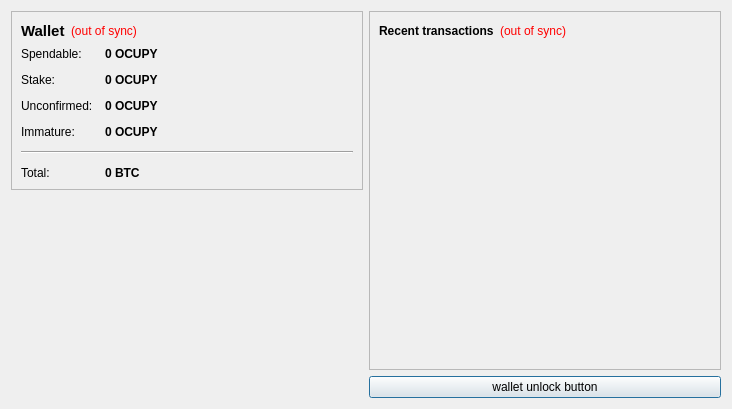
<?xml version="1.0" encoding="UTF-8"?>
<ui version="4.0">
 <class>OverviewPage</class>
 <widget class="QWidget" name="OverviewPage">
  <property name="geometry">
   <rect>
    <x>0</x>
    <y>0</y>
    <width>732</width>
    <height>409</height>
   </rect>
  </property>
  <property name="windowTitle">
   <string>Form</string>
  </property>
  <layout class="QHBoxLayout" name="horizontalLayout" stretch="0,0">
   <item>
    <layout class="QVBoxLayout" name="verticalLayout_2">
     <item>
      <widget class="QFrame" name="frame">
       <property name="frameShape">
        <enum>QFrame::StyledPanel</enum>
       </property>
       <property name="frameShadow">
        <enum>QFrame::Raised</enum>
       </property>
       <layout class="QVBoxLayout" name="verticalLayout_4">
        <item>
         <layout class="QHBoxLayout" name="horizontalLayout_4">
          <item>
           <widget class="QLabel" name="label_5">
            <property name="font">
             <font>
              <pointsize>11</pointsize>
              <weight>75</weight>
              <bold>true</bold>
             </font>
            </property>
            <property name="text">
             <string>Wallet</string>
            </property>
           </widget>
          </item>
          <item>
           <widget class="QLabel" name="labelWalletStatus">
            <property name="toolTip">
             <string>The displayed information may be out of date. Your wallet automatically synchronizes with the ocupy network after a connection is established, but this process has not completed yet.</string>
            </property>
            <property name="styleSheet">
             <string notr="true">QLabel { color: red; }</string>
            </property>
            <property name="text">
             <string notr="true">(out of sync)</string>
            </property>
            <property name="alignment">
             <set>Qt::AlignLeading|Qt::AlignLeft|Qt::AlignVCenter</set>
            </property>
           </widget>
          </item>
          <item>
           <spacer name="horizontalSpacer_2">
            <property name="orientation">
             <enum>Qt::Horizontal</enum>
            </property>
            <property name="sizeHint" stdset="0">
             <size>
              <width>40</width>
              <height>20</height>
             </size>
            </property>
           </spacer>
          </item>
         </layout>
        </item>
        <item>
         <layout class="QFormLayout" name="formLayout_2">
          <property name="fieldGrowthPolicy">
           <enum>QFormLayout::AllNonFixedFieldsGrow</enum>
          </property>
          <property name="horizontalSpacing">
           <number>12</number>
          </property>
          <property name="verticalSpacing">
           <number>12</number>
          </property>
          <item row="0" column="0">
           <widget class="QLabel" name="label">
            <property name="text">
             <string>Spendable:</string>
            </property>
           </widget>
          </item>
          <item row="0" column="1">
           <widget class="QLabel" name="labelBalance">
            <property name="font">
             <font>
              <weight>75</weight>
              <bold>true</bold>
             </font>
            </property>
            <property name="cursor">
             <cursorShape>IBeamCursor</cursorShape>
            </property>
            <property name="toolTip">
             <string>Your current spendable balance</string>
            </property>
            <property name="text">
             <string notr="true">0 OCUPY</string>
            </property>
            <property name="textInteractionFlags">
             <set>Qt::LinksAccessibleByMouse|Qt::TextSelectableByKeyboard|Qt::TextSelectableByMouse</set>
            </property>
           </widget>
          </item>
          <item row="1" column="0">
           <widget class="QLabel" name="label_6">
            <property name="text">
             <string>Stake:</string>
            </property>
           </widget>
          </item>
          <item row="1" column="1">
           <widget class="QLabel" name="labelStake">
            <property name="font">
             <font>
              <weight>75</weight>
              <bold>true</bold>
             </font>
            </property>
            <property name="cursor">
             <cursorShape>IBeamCursor</cursorShape>
            </property>
            <property name="toolTip">
             <string>Total of coins that was staked, and do not yet count toward the current balance</string>
            </property>
            <property name="text">
             <string notr="true">0 OCUPY</string>
            </property>
            <property name="textInteractionFlags">
             <set>Qt::LinksAccessibleByMouse|Qt::TextSelectableByKeyboard|Qt::TextSelectableByMouse</set>
            </property>
           </widget>
          </item>
          <item row="2" column="0">
           <widget class="QLabel" name="label_3">
            <property name="text">
             <string>Unconfirmed:</string>
            </property>
           </widget>
          </item>
          <item row="2" column="1">
           <widget class="QLabel" name="labelUnconfirmed">
            <property name="font">
             <font>
              <weight>75</weight>
              <bold>true</bold>
             </font>
            </property>
            <property name="cursor">
             <cursorShape>IBeamCursor</cursorShape>
            </property>
            <property name="toolTip">
             <string>Total of transactions that have yet to be confirmed, and do not yet count toward the current balance</string>
            </property>
            <property name="text">
             <string notr="true">0 OCUPY</string>
            </property>
            <property name="textInteractionFlags">
             <set>Qt::LinksAccessibleByMouse|Qt::TextSelectableByKeyboard|Qt::TextSelectableByMouse</set>
            </property>
           </widget>
          </item>
          <item row="3" column="0">
           <widget class="QLabel" name="labelImmatureText">
            <property name="text">
             <string>Immature:</string>
            </property>
           </widget>
          </item>
          <item row="3" column="1">
           <widget class="QLabel" name="labelImmature">
            <property name="font">
             <font>
              <weight>75</weight>
              <bold>true</bold>
             </font>
            </property>
            <property name="toolTip">
             <string>Mined balance that has not yet matured</string>
            </property>
            <property name="text">
             <string notr="true">0 OCUPY</string>
            </property>
            <property name="textInteractionFlags">
             <set>Qt::LinksAccessibleByMouse|Qt::TextSelectableByKeyboard|Qt::TextSelectableByMouse</set>
            </property>
           </widget>
          </item>
          <item row="4" column="0" colspan="2">
           <widget class="Line" name="line">
            <property name="orientation">
             <enum>Qt::Horizontal</enum>
            </property>
           </widget>
          </item>
          <item row="5" column="0">
           <widget class="QLabel" name="labelTotalText">
            <property name="text">
             <string>Total:</string>
            </property>
           </widget>
          </item>
          <item row="5" column="1">
           <widget class="QLabel" name="labelTotal">
            <property name="font">
             <font>
              <weight>75</weight>
              <bold>true</bold>
             </font>
            </property>
            <property name="cursor">
             <cursorShape>IBeamCursor</cursorShape>
            </property>
            <property name="toolTip">
             <string>Your current total balance</string>
            </property>
            <property name="text">
             <string notr="true">0 BTC</string>
            </property>
            <property name="textInteractionFlags">
             <set>Qt::LinksAccessibleByMouse|Qt::TextSelectableByKeyboard|Qt::TextSelectableByMouse</set>
            </property>
           </widget>
          </item>
         </layout>
        </item>
       </layout>
      </widget>
     </item>
     <item>
      <spacer name="verticalSpacer_4">
       <property name="orientation">
        <enum>Qt::Vertical</enum>
       </property>
       <property name="sizeHint" stdset="0">
        <size>
         <width>20</width>
         <height>40</height>
        </size>
       </property>
      </spacer>
     </item>
     <item>
      <widget class="QLabel" name="label_2">
       <property name="text">
        <string/>
       </property>
       <property name="pixmap">
        <pixmap resource="../bitcoin.qrc">:/images/wallet_logo</pixmap>
       </property>
       <property name="alignment">
        <set>Qt::AlignCenter</set>
       </property>
      </widget>
     </item>
     <item>
      <spacer name="verticalSpacer">
       <property name="orientation">
        <enum>Qt::Vertical</enum>
       </property>
       <property name="sizeHint" stdset="0">
        <size>
         <width>20</width>
         <height>40</height>
        </size>
       </property>
      </spacer>
     </item>
    </layout>
   </item>
   <item>
    <layout class="QVBoxLayout" name="verticalLayout_3">
     <item>
      <widget class="QFrame" name="frame_2">
       <property name="frameShape">
        <enum>QFrame::StyledPanel</enum>
       </property>
       <property name="frameShadow">
        <enum>QFrame::Raised</enum>
       </property>
       <layout class="QVBoxLayout" name="verticalLayout">
        <item>
         <layout class="QHBoxLayout" name="horizontalLayout_2">
          <item>
           <widget class="QLabel" name="label_4">
            <property name="text">
             <string>&lt;b&gt;Recent transactions&lt;/b&gt;</string>
            </property>
           </widget>
          </item>
          <item>
           <widget class="QLabel" name="labelTransactionsStatus">
            <property name="toolTip">
             <string>The displayed information may be out of date. Your wallet automatically synchronizes with the ocupy network after a connection is established, but this process has not completed yet.</string>
            </property>
            <property name="styleSheet">
             <string notr="true">QLabel { color: red; }</string>
            </property>
            <property name="text">
             <string notr="true">(out of sync)</string>
            </property>
            <property name="alignment">
             <set>Qt::AlignRight|Qt::AlignTrailing|Qt::AlignVCenter</set>
            </property>
           </widget>
          </item>
          <item>
           <spacer name="horizontalSpacer">
            <property name="orientation">
             <enum>Qt::Horizontal</enum>
            </property>
            <property name="sizeHint" stdset="0">
             <size>
              <width>40</width>
              <height>20</height>
             </size>
            </property>
           </spacer>
          </item>
         </layout>
        </item>
        <item>
         <widget class="QListView" name="listTransactions">
          <property name="styleSheet">
           <string notr="true">QListView { background: transparent; }</string>
          </property>
          <property name="frameShape">
           <enum>QFrame::NoFrame</enum>
          </property>
          <property name="verticalScrollBarPolicy">
           <enum>Qt::ScrollBarAlwaysOff</enum>
          </property>
          <property name="horizontalScrollBarPolicy">
           <enum>Qt::ScrollBarAlwaysOff</enum>
          </property>
          <property name="selectionMode">
           <enum>QAbstractItemView::NoSelection</enum>
          </property>
         </widget>
        </item>
       </layout>
      </widget>
     </item>
     <item>
      <widget class="QPushButton" name="unlockWalletButton">
       <property name="sizePolicy">
        <sizepolicy hsizetype="Minimum" vsizetype="Fixed">
         <horstretch>0</horstretch>
         <verstretch>0</verstretch>
        </sizepolicy>
       </property>
       <property name="maximumSize">
        <size>
         <width>16777214</width>
         <height>16777214</height>
        </size>
       </property>
       <property name="toolTip">
        <string/>
       </property>
       <property name="text">
        <string>wallet unlock button</string>
       </property>
       <property name="checkable">
        <bool>false</bool>
       </property>
       <property name="autoDefault">
        <bool>false</bool>
       </property>
       <property name="default">
        <bool>true</bool>
       </property>
       <property name="flat">
        <bool>false</bool>
       </property>
      </widget>
     </item>
    </layout>
   </item>
  </layout>
 </widget>
 <resources>
  <include location="../bitcoin.qrc"/>
 </resources>
 <connections/>
</ui>
